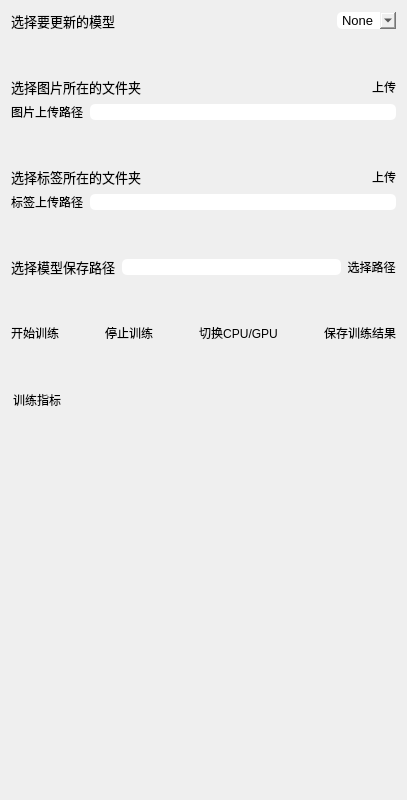
      <widget class="QWidget" name="page_4">
       <property name="styleSheet">
        <string notr="true">border-color: rgb(129, 242, 255);
border-width: 1px;border-radius:5px;</string>
       </property>
       <layout class="QHBoxLayout" name="horizontalLayout_35">
        <item>
         <layout class="QVBoxLayout" name="verticalLayout_14">
          <item>
           <layout class="QHBoxLayout" name="horizontalLayout_8">
            <item>
             <widget class="QLabel" name="label_20">
              <property name="font">
               <font>
                <pointsize>10</pointsize>
               </font>
              </property>
              <property name="text">
               <string>选择要更新的模型</string>
              </property>
             </widget>
            </item>
            <item>
             <spacer name="horizontalSpacer_5">
              <property name="orientation">
               <enum>Qt::Horizontal</enum>
              </property>
              <property name="sizeHint" stdset="0">
               <size>
                <width>40</width>
                <height>20</height>
               </size>
              </property>
             </spacer>
            </item>
            <item>
             <widget class="QComboBox" name="comboBox_2">
              <property name="font">
               <font>
                <pointsize>10</pointsize>
               </font>
              </property>
              <item>
               <property name="text">
                <string>None</string>
               </property>
              </item>
              <item>
               <property name="text">
                <string>Model1</string>
               </property>
              </item>
              <item>
               <property name="text">
                <string>Model2</string>
               </property>
              </item>
              <item>
               <property name="text">
                <string>Model3</string>
               </property>
              </item>
             </widget>
            </item>
           </layout>
          </item>
          <item>
           <spacer name="verticalSpacer_2">
            <property name="orientation">
             <enum>Qt::Vertical</enum>
            </property>
            <property name="sizeHint" stdset="0">
             <size>
              <width>20</width>
              <height>40</height>
             </size>
            </property>
           </spacer>
          </item>
          <item>
           <layout class="QHBoxLayout" name="horizontalLayout_24">
            <item>
             <widget class="QLabel" name="label_48">
              <property name="maximumSize">
               <size>
                <width>16777215</width>
                <height>20</height>
               </size>
              </property>
              <property name="font">
               <font>
                <family>Adobe Devanagari</family>
                <pointsize>10</pointsize>
               </font>
              </property>
              <property name="text">
               <string>选择图片所在的文件夹</string>
              </property>
             </widget>
            </item>
            <item>
             <spacer name="horizontalSpacer_23">
              <property name="orientation">
               <enum>Qt::Horizontal</enum>
              </property>
              <property name="sizeHint" stdset="0">
               <size>
                <width>40</width>
                <height>20</height>
               </size>
              </property>
             </spacer>
            </item>
            <item>
             <widget class="QPushButton" name="pushButton_3">
              <property name="text">
               <string>上传</string>
              </property>
             </widget>
            </item>
           </layout>
          </item>
          <item>
           <layout class="QHBoxLayout" name="horizontalLayout_31">
            <item>
             <widget class="QLabel" name="label_49">
              <property name="maximumSize">
               <size>
                <width>16777215</width>
                <height>20</height>
               </size>
              </property>
              <property name="text">
               <string>图片上传路径</string>
              </property>
             </widget>
            </item>
            <item>
             <widget class="QLineEdit" name="lineEdit">
              <property name="text">
               <string/>
              </property>
             </widget>
            </item>
           </layout>
          </item>
          <item>
           <spacer name="verticalSpacer_3">
            <property name="orientation">
             <enum>Qt::Vertical</enum>
            </property>
            <property name="sizeHint" stdset="0">
             <size>
              <width>20</width>
              <height>40</height>
             </size>
            </property>
           </spacer>
          </item>
          <item>
           <layout class="QHBoxLayout" name="horizontalLayout_32">
            <item>
             <widget class="QLabel" name="label_50">
              <property name="font">
               <font>
                <family>Adobe Devanagari</family>
                <pointsize>10</pointsize>
               </font>
              </property>
              <property name="text">
               <string>选择标签所在的文件夹</string>
              </property>
             </widget>
            </item>
            <item>
             <spacer name="horizontalSpacer_24">
              <property name="orientation">
               <enum>Qt::Horizontal</enum>
              </property>
              <property name="sizeHint" stdset="0">
               <size>
                <width>40</width>
                <height>20</height>
               </size>
              </property>
             </spacer>
            </item>
            <item>
             <widget class="QPushButton" name="pushButton_4">
              <property name="text">
               <string>上传</string>
              </property>
             </widget>
            </item>
           </layout>
          </item>
          <item>
           <layout class="QHBoxLayout" name="horizontalLayout_33">
            <item>
             <widget class="QLabel" name="label_51">
              <property name="text">
               <string>标签上传路径</string>
              </property>
             </widget>
            </item>
            <item>
             <widget class="QLineEdit" name="lineEdit_2">
              <property name="text">
               <string/>
              </property>
             </widget>
            </item>
           </layout>
          </item>
          <item>
           <spacer name="verticalSpacer_4">
            <property name="orientation">
             <enum>Qt::Vertical</enum>
            </property>
            <property name="sizeHint" stdset="0">
             <size>
              <width>20</width>
              <height>40</height>
             </size>
            </property>
           </spacer>
          </item>
          <item>
           <layout class="QHBoxLayout" name="horizontalLayout_38">
            <item>
             <widget class="QLabel" name="label_52">
              <property name="font">
               <font>
                <family>Adobe Devanagari</family>
                <pointsize>10</pointsize>
               </font>
              </property>
              <property name="text">
               <string>选择模型保存路径</string>
              </property>
             </widget>
            </item>
            <item>
             <widget class="QLineEdit" name="lineEdit_5">
              <property name="text">
               <string/>
              </property>
             </widget>
            </item>
            <item>
             <widget class="QPushButton" name="pushButton_23">
              <property name="text">
               <string>选择路径</string>
              </property>
             </widget>
            </item>
           </layout>
          </item>
          <item>
           <spacer name="verticalSpacer">
            <property name="orientation">
             <enum>Qt::Vertical</enum>
            </property>
            <property name="sizeHint" stdset="0">
             <size>
              <width>20</width>
              <height>40</height>
             </size>
            </property>
           </spacer>
          </item>
          <item>
           <layout class="QHBoxLayout" name="horizontalLayout_34">
            <item>
             <widget class="QPushButton" name="pushButton_5">
              <property name="text">
               <string>开始训练</string>
              </property>
             </widget>
            </item>
            <item>
             <spacer name="horizontalSpacer_25">
              <property name="orientation">
               <enum>Qt::Horizontal</enum>
              </property>
              <property name="sizeHint" stdset="0">
               <size>
                <width>40</width>
                <height>20</height>
               </size>
              </property>
             </spacer>
            </item>
            <item>
             <widget class="QPushButton" name="pushButton_6">
              <property name="text">
               <string>停止训练</string>
              </property>
             </widget>
            </item>
            <item>
             <spacer name="horizontalSpacer_26">
              <property name="orientation">
               <enum>Qt::Horizontal</enum>
              </property>
              <property name="sizeHint" stdset="0">
               <size>
                <width>40</width>
                <height>20</height>
               </size>
              </property>
             </spacer>
            </item>
            <item>
             <widget class="QPushButton" name="pushButton_7">
              <property name="text">
               <string>切换CPU/GPU</string>
              </property>
             </widget>
            </item>
            <item>
             <spacer name="horizontalSpacer_27">
              <property name="orientation">
               <enum>Qt::Horizontal</enum>
              </property>
              <property name="sizeHint" stdset="0">
               <size>
                <width>40</width>
                <height>20</height>
               </size>
              </property>
             </spacer>
            </item>
            <item>
             <widget class="QPushButton" name="pushButton_8">
              <property name="text">
               <string>保存训练结果</string>
              </property>
             </widget>
            </item>
           </layout>
          </item>
          <item>
           <spacer name="verticalSpacer_5">
            <property name="orientation">
             <enum>Qt::Vertical</enum>
            </property>
            <property name="sizeHint" stdset="0">
             <size>
              <width>20</width>
              <height>40</height>
             </size>
            </property>
           </spacer>
          </item>
          <item>
           <widget class="QGroupBox" name="groupBox_6">
            <property name="minimumSize">
             <size>
              <width>0</width>
              <height>400</height>
             </size>
            </property>
            <property name="title">
             <string>训练指标</string>
            </property>
           </widget>
          </item>
         </layout>
        </item>
       </layout>
      </widget>
